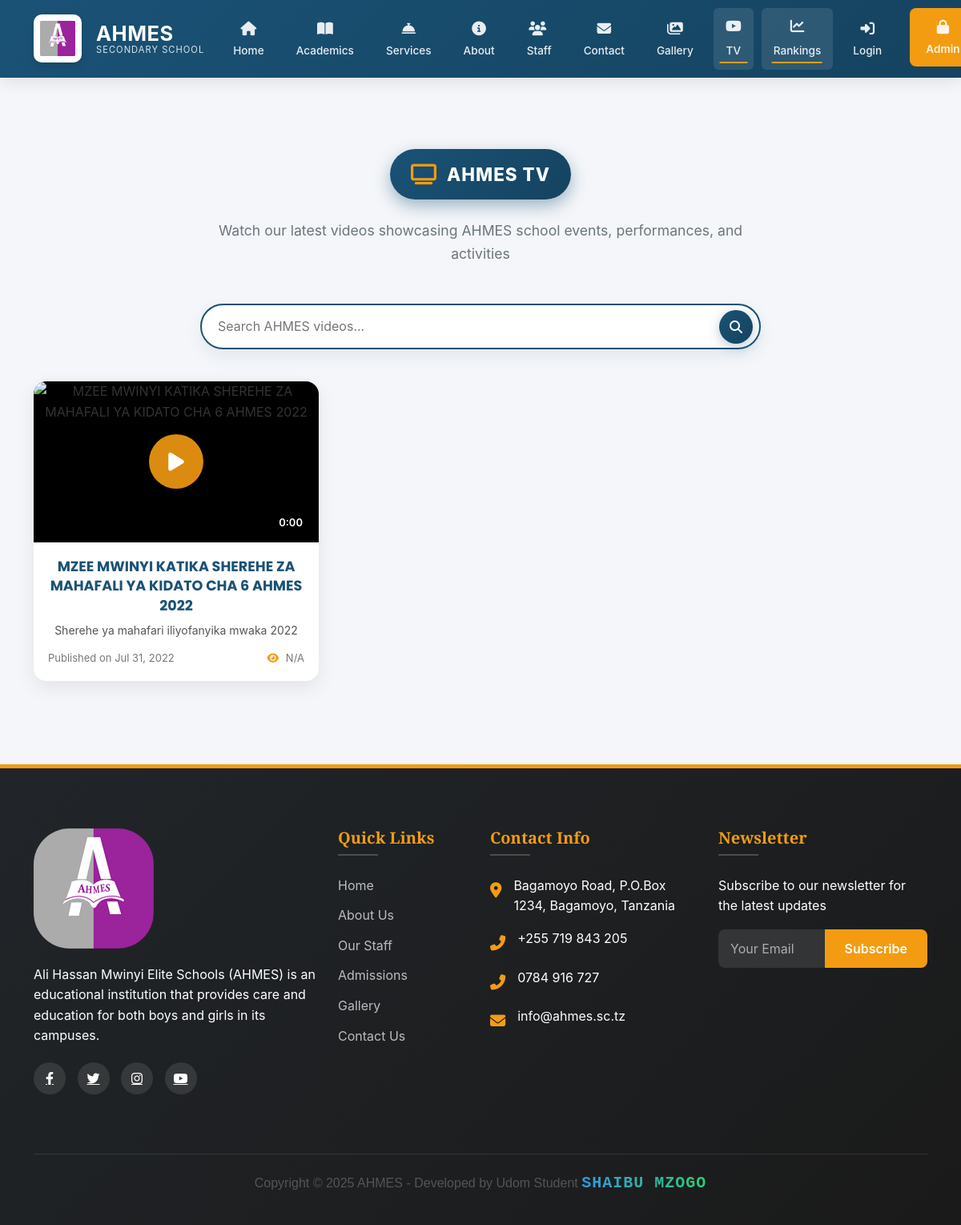
Screenshot of /ahmes-tv/ with the database file from the repository.
### main/models.py (models this page shows, shortened)
class YouTubeVideo(models.Model):
    title = models.CharField(max_length=200)
    description = models.TextField(blank=True)
    video_id = models.CharField(max_length=20, unique=True)
    published_at = models.DateTimeField()
    thumbnail_url = models.URLField(max_length=500)
    duration = models.CharField(max_length=20, blank=True)
    is_featured = models.BooleanField(default=False)
    is_approved = models.BooleanField(default=False)
    approved_by = models.ForeignKey(User, null=True, blank=True, on_delete=models.SET_NULL)
    approved_at = models.DateTimeField(null=True, blank=True)
    created_at = models.DateTimeField(auto_now_add=True)
    updated_at = models.DateTimeField(auto_now=True)
    class Meta:
        ordering = ['-published_at']
        verbose_name = 'YouTube Video'
        verbose_name_plural = 'YouTube Videos'

### main/views.py (the view)
# urls.py: path('ahmes-tv/', views.ahmes_tv, name='ahmes_tv'),
def ahmes_tv(request):
    page = request.GET.get('page', 1)
    search_query = request.GET.get('search', '')
    videos = YouTubeVideo.objects.filter(
        (Q(title__icontains='AHMES') | Q(description__icontains='AHMES')),
        is_approved=True
    )
    if search_query:
        videos = videos.filter(
            Q(title__icontains=search_query) |
            Q(description__icontains=search_query)
        )
    videos = videos.order_by('-published_at')
    paginator = Paginator(videos, 9)
    try:
        videos_page = paginator.page(page)
    except PageNotAnInteger:
        videos_page = paginator.page(1)
    except EmptyPage:
        videos_page = paginator.page(paginator.num_pages)
    context = {
        'videos': videos_page,
        'search_query': search_query,
        'paginator': paginator,
        'page_obj': videos_page,
    }
    return render(request, 'main/ahmes_tv.html', context)

### main/context_processors.py (called while the page is built, shortened)
def admin_counts(request):
    if request.user.is_authenticated and request.user.is_admin:
        return {
            'pending_comments': Comment.objects.filter(is_approved=False).count(),
            'gallery_count': Gallery.objects.count(),
        }
    return {}

def unread_messages_count(request):
    return {}

### main/templatetags/youtube_filters.py (called while the page is built, shortened)
@register.filter(name='duration_format')
def duration_format(duration_str):
    if not duration_str:
        return '0:00'

### main/templates/main/ahmes_tv.html (shortened to what this page needs)
{% extends "main/base.html" %}
{% load youtube_filters %}
{% block content %}
<section class="section">
    <div class="container text-center">
        <div class="tv-label">
            <i class="fas fa-tv"></i> AHMES TV
        </div>
        <p class="section-subtitle mb-5">
            Watch our latest videos showcasing AHMES school events, performances, and activities
        </p>
        <div class="search-container">
            <form class="search-form" id="searchForm" action="{% url 'ahmes_tv' %}">
                <input type="text" class="search-input" id="searchInput" name="search" placeholder="Search AHMES videos..." value="{{ search_query|default:'' }}">
                <button type="submit" class="search-button">
                    <i class="fas fa-search"></i>
                </button>
            </form>
        </div>
        <div class="row" id="videosContainer">
            {% for video in videos %}
            <div class="col-lg-4 col-md-6 mb-4 video-item">
                <div class="video-card"
                     data-video-id="{{ video.video_id }}"
                     data-title="{{ video.title }}"
                     data-description="{{ video.description|default:'No description available' }}"
                     data-views="{{ video.view_count|default:'N/A' }}">
                    <div class="video-thumbnail">
                        <div class="play-button">
                            <i class="fas fa-play"></i>
                        </div>
                        <div class="duration-badge">
                        </div>
                    </div>
                    <div class="video-info">
                        <h3 class="video-title">{{ video.title }}</h3>
                        <p class="video-description">{{ video.description|truncatechars:120 }}</p>
                        <div class="video-meta">
                            <div class="video-date">
                                Published on {{ video.published_at|date:"M j, Y" }}
                            </div>
                            <div class="video-views">
                                <i class="fas fa-eye"></i> {{ video.view_count|default:"N/A" }}
                            </div>
                        </div>
                    </div>
                </div>
            </div>
            {% empty %}
            <div class="col-12 text-center">
                <div class="alert alert-info">
                    No AHMES videos available at the moment. Please check back later.
                </div>
            </div>
            {% endfor %}
        </div>
    </div>
</section>
{% endblock %}

### main/templates/main/ahmes_tv.html (style rules this page uses)
body { font-family: 'Inter', sans-serif; background-color: #f4f6f9; }
h1, h3 { font-family: 'Poppins', sans-serif; font-weight: 700; }
.tv-label { display: inline-flex; align-items: center; justify-content: center; gap: 12px; padding: 14px 26px; border-radius: 50px; background: linear-gradient(135deg, #1a5276, #154360); color: #fff; font-weight: 800; font-size: 1.4rem; letter-spacing: 1px; text-transform: uppercase; box-shadow: 0 8px 20px rgba(26,82,118,0.4); margin-bottom: 25px; animation: glowPulse 2.5s infinite ease-in-out; }
.tv-label i { font-size: 1.6rem; color: #f39c12; }
.search-container { margin-bottom: 40px; max-width: 700px; margin-left: auto; margin-right: auto; }
.search-form { position: relative; }
.search-input { width: 100%; padding: 14px 55px 14px 20px; border: 2px solid #1a5276; border-radius: 50px; font-size: 16px; outline: none; background: rgba(255, 255, 255, 0.95); backdrop-filter: blur(6px); box-shadow: 0 8px 20px rgba(26, 82, 118, 0.08); transition: 0.3s ease; }
.search-button { position: absolute; right: 10px; top: 50%; transform: translateY(-50%); background: linear-gradient(135deg, #1a5276, #154360); color: white; border: none; border-radius: 50%; width: 42px; height: 42px; cursor: pointer; transition: all 0.3s ease; display: flex; align-items: center; justify-content: center; box-shadow: 0 4px 15px rgba(26,82,118,0.3); }
.video-card { border-radius: 16px; overflow: hidden; background: #fff; box-shadow: 0 8px 25px rgba(0,0,0,0.08); cursor: pointer; height: 100%; display: flex; flex-direction: column; transition: transform 0.35s ease, box-shadow 0.35s ease; }
.video-thumbnail { position: relative; padding-bottom: 56.25%; background: #000; }
.play-button { position: absolute; top: 50%; left: 50%; transform: translate(-50%, -50%); width: 68px; height: 68px; background: rgba(243, 156, 18, 0.9); border-radius: 50%; display: flex; align-items: center; justify-content: center; font-size: 26px; color: #fff; transition: all 0.3s ease; box-shadow: 0 6px 20px rgba(0,0,0,0.4); z-index: 2; }
.duration-badge { position: absolute; bottom: 10px; right: 10px; background: rgba(0,0,0,0.8); padding: 4px 10px; font-size: 13px; border-radius: 12px; color: #fff; font-weight: 600; }
.video-info { padding: 18px; flex-grow: 1; display: flex; flex-direction: column; }
.video-title { font-size: 1.1rem; font-weight: 700; margin-bottom: 8px; color: #1a5276; line-height: 1.4; }
.video-description { font-size: 14px; color: #555; flex-grow: 1; margin-bottom: 12px; display: -webkit-box; -webkit-line-clamp: 3; -webkit-box-orient: vertical; overflow: hidden; }
.video-meta { display: flex; justify-content: space-between; align-items: center; font-size: 13px; color: #777; }
.video-views i { color: #f39c12; margin-right: 5px; }

### rows the page displays
YouTubeVideo: title "MZEE MWINYI KATIKA SHEREHE ZA MAHAFALI YA KIDATO CHA 6 AHMES 2022", description "Sherehe ya mahafari iliyofanyika mwaka 2022", published_at "Jul 31, 2022", view_count "N/A"
